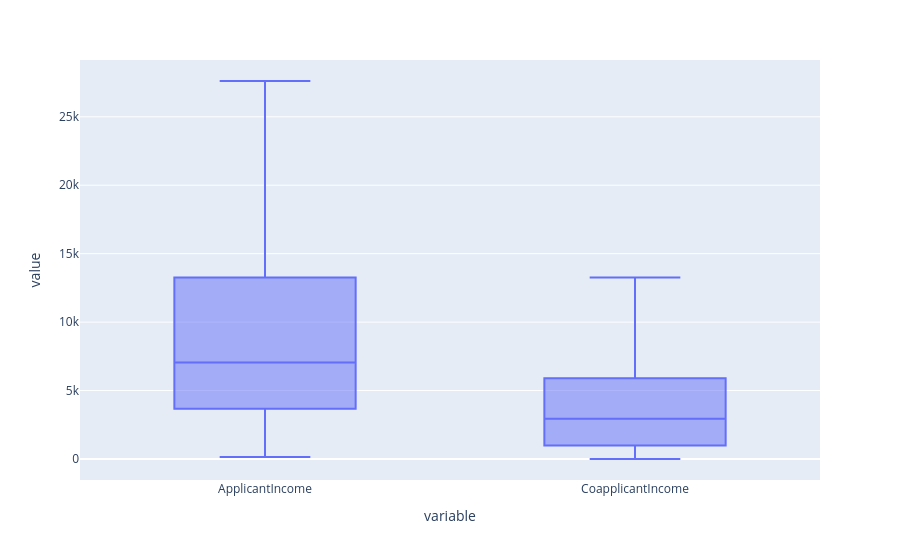

The cell this chart's notebook holds for it:
### Code cell
numerical_col = loan.select_dtypes([int, float])
numerical_col.drop(['Credit_History', 'LoanAmount', 'Loan_Amount_Term'], axis = 1, inplace = True)
px.box(numerical_col, points = 'suspectedoutliers').show()

### Figure 1 — Plotly figure (JSON) as saved in the notebook; plotly's stock layout.template omitted (floating-point values rounded to 4 significant figures; data arrays with more than 128 entries replaced by an {"elided": "..."} marker saying what was removed)
{"data": [{"alignmentgroup": "True", "boxpoints": "suspectedoutliers", "hovertemplate": "variable=%{x}<br>value=%{y}<extra></extra>", "legendgroup": "", "marker": {"color": "#636efa"}, "name": "", "notched": false, "offsetgroup": "", "orientation": "v", "showlegend": false, "type": "box", "x": {"elided": "3228 str values"}, "x0": " ", "xaxis": "x", "y": {"elided": "3228 float values"}, "y0": " ", "yaxis": "y"}], "layout": {"boxmode": "group", "legend": {"tracegroupgap": 0}, "margin": {"t": 60}, "xaxis": {"anchor": "y", "domain": [0, 1], "title": {"text": "variable"}}, "yaxis": {"anchor": "x", "domain": [0, 1], "title": {"text": "value"}}}}
